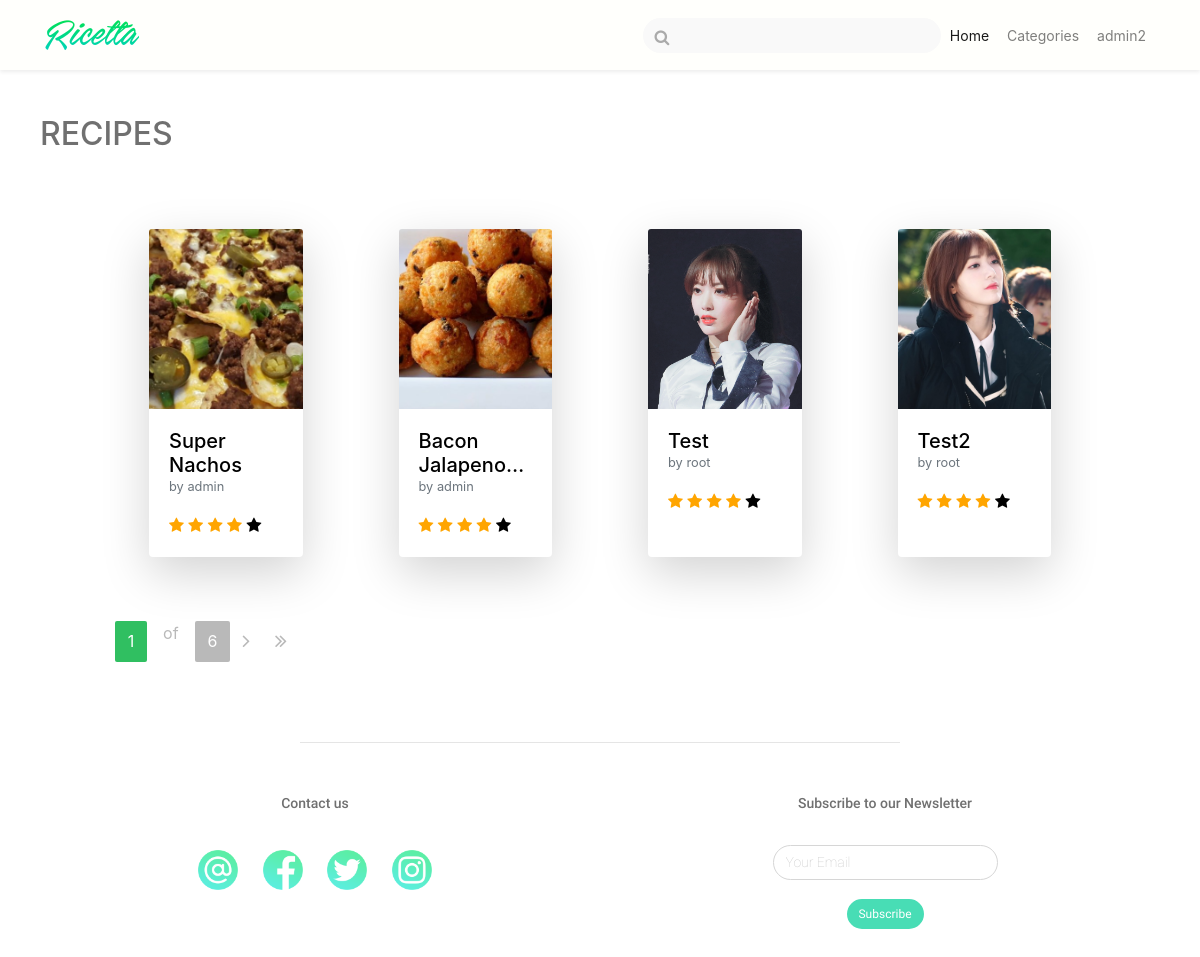
The app's page /recipelisttest (signed in) with its own data.
### recipes/models.py (models this page shows, shortened)
class Recipe(models.Model):
    name = models.CharField(max_length=100)
    description = models.TextField(null=True)
    category = models.ForeignKey(Category, on_delete=models.SET_NULL, related_name='categories', null=True)
    date_added = models.DateTimeField(default=dt.now())
    added_by = models.ForeignKey(User, on_delete=models.CASCADE)
    servings = models.IntegerField(validators=[MinValueValidator(0)], null=False, default=0)
    prep_time = models.DurationField()
    cook_time = models.DurationField()
    read_time = models.DurationField()
    picture = models.ImageField(upload_to='recipe_img', null=True)
    is_archived = models.BooleanField(default=False)

### recipes/views.py (the view)
# urls.py: path('recipelisttest', views.recipe_list, name='testrecipe'),
@login_required
def recipe_list(request): #category_id
    recipe_list = Recipe.objects.all()
    page = request.GET.get('page', 1)
    paginator = Paginator(recipe_list, 4)
    try:
        recipes = paginator.page(page)
    except PageNotAnInteger:
        recipes = paginator.page(1)
    except EmptyPage:
        recipes = paginator.page(paginator.num_pages)
    return render(request, 'recipelisttest.html', {'latest_recipes': recipes})
    pass

### recipes/templates/recipelisttest.html (shortened to what this page needs)
{% extends 'base-2.html' %}
{% load static %}
{% block body %}
<div class="container-fluid nav-padding">
  <div class="header-normal">
      <h2 class="header2-font"> RECIPES </h2>
  </div>
  <div id="recipesHome" class="container-fluid">
      <div class="row py-5">
          <div class="card-deck px-3">
          {% for recipe in latest_recipes %}
              <div class="card shadow-lg mx-5">
                  <a href="{% url 'recipes:detail' recipe.id %}" class="a-des">
                      {% if recipe.picture %}
                          <img class="card-img-top" src="{{ recipe.picture.url }}" alt="Card image cap">
                      {% else %}
                          <img class="card-img-top" src="{% static 'img/salad.jpg' %}" alt="Card image cap">
                      {% endif %}
                      <div class="card-body">
                          <h5 class="card-title mb-0">{{ recipe.name|truncatechars:15 }}</h5>
                          <p class="card-text mt-0"><small class="text-muted">by {{ recipe.added_by }}</small></p>
                          <span class="fa fa-star checked"></span>
                          <span class="fa fa-star checked"></span>
                          <span class="fa fa-star checked"></span>
                          <span class="fa fa-star checked"></span>
                          <span class="fa fa-star"></span>
                      </div>
                  </a>
              </div>
          {% endfor %}
          </div>
      </div>
      <div class="pagination">
      <span class="pagination-current">{{ latest_recipes.number }}</span>
      <span class="pagination-of">of</span>
      <span class="pagination-total">{{ latest_recipes.paginator.num_pages }}</span>
      {% if latest_recipes.has_next %}
        <a class="pagination-action" href="?page={{ latest_recipes.next_page_number }}">
          <i class="fa fa-angle-right" aria-hidden="true"></i>
        </a>
        <a class="pagination-action" href="?page={{ latest_recipes.paginator.num_pages }}">
          <i class="fa fa-angle-double-right" aria-hidden="true"></i>
        </a>
      {% endif %}
    </div>
    </div>
</div>
{% endblock %}

### recipes/templates/base-2.html (shortened to what this page needs)
{% load static %}
<html>
    <head>
        <link href="//maxcdn.bootstrapcdn.com/font-awesome/4.7.0/css/font-awesome.min.css" rel="stylesheet">
        <link rel="stylesheet" type="text/css" href="{% static 'recipes/bootstrap-4.1.0-dist/css/bootstrap.min.css' %}">
        <link rel="stylesheet" type="text/css" href="{% static 'css/fonts.css' %}">
        <link rel="stylesheet" type="text/css" href="{% static 'css/pages.css' %}">
    </head>
    <body>
        <nav class="ricetta-nav navbar navbar-expand-md navbar-light shadow-sm fixed-top">
            <div class="container">
                <a class="navbar-brand font-stackyard ricetta-header-sm" href="#">Ricetta</a>
                <div class="collapse navbar-collapse" id="navbar">
                    <ul class="navbar-nav ml-auto align-center-items">
                        <li class="nav-item">
                            <div class="form-group has-search" style="margin-bottom: 0px !important;">
                                <input type="text" class="form-control search-des">
                            </div>
                        </li>
                        <li class="nav-item">
                            <a class="nav-link btn btn-sm btn-link active" href="#">
                            Home
                            </a>
                        </li>
                        <li class="nav-item">
                            <a class="nav-link btn btn-sm btn-link" href="#">
                            Categories
                            </a>
                        </li>
                        <li class="nav-item">
                            <a class="nav-link btn btn-sm btn-link" href="{% url 'recipes:user_detail' %}">
                            {{ request.user.username }}
                            </a>
                        </li>
                    </ul>
                </div>
            </div>
        </nav>
        {% block body %}{% endblock %}
        <footer class="ricetta-footer">
            <hr class = "ricetta-footer-hr ricetta-pages-hr">
            <div class="container">
                <div class="row">
                    <div class="col-md-6" style="text-align:center">
                        <p class="footer-text font-roboto-medium ricetta-font-color">Contact us</p>
                        <img src="../static/icon/Email Icon.png" class="footer-icon">
                        <img src="../static/icon/Facebook Icon.png" class="footer-icon">
                        <img src="../static/icon/Twitter Icon.png" class="footer-icon">
                        <img src="../static/icon/Insta Icon.png" class="footer-icon">
                    </div>
                    <div class="col-md-6" style="text-align:center">
                        <p class="footer-text font-roboto-medium ricetta-font-color">Subscribe to our Newsletter</p>
                        <input type="text" class="footer-textbox" name="sub-email" placeholder="Your Email">
                        <br />
                        <button class="footer-button">Subscribe</button>
                    </div>
                </div>
            </div>
        </footer>
    </body>
</html>

### recipes/static/css/pages.css (style rules this page uses)
html, body { height: 100%; }
.a-des { color: #000000 !important; text-decoration: none !important; }
.nav-padding { padding-top: 70px; }
.ricetta-header-sm { font-size: 40px !important; text-align: center; text-transform: none; background: linear-gradient( #00e70f 0%, #00ccff 100%); -webkit-background-clip: text; -webkit-text-fill-color: transparent; }
.ricetta-nav { padding-top: 0px !important; padding-bottom: 0px !important; background-color: rgba(255, 255, 252, 1) !important; }
.align-center-items { align-items: center; }
.search-des { padding-top: 5px; border: none !important; border-radius: 20px !important; background-color: rgb(249, 249, 249) !important; }
.has-search .form-control { padding-left: 2.375rem; }
.card-img-top { width: 100%; height: 15vw; object-fit: cover; }
.card { border: none !important; }
.header-normal { padding-top: 25px; padding-bottom:20px; padding-left:25px; font-size: 25px; text-transform: capitalize; }
#recipesHome { padding-left: 100px; padding-right: 100px; }
.header2-font { margin-top:20px; font-size: 32px; color: #707070 }
.pagination { text-align: center; margin-top: 1em; }
.pagination-current, .pagination-total { padding: 0.5em 0.8em; border-radius: 2px; color: #fff; background-color: #30BF61; }
.pagination-total { background-color: #B9B9B9; }
.pagination-action { margin: 0 0.1em; display: inline-block; padding: 0.5em 0.5em; color: #B9B9B9; font-size: 1.3em; }
.pagination-of { color: #B9B9B9; padding: 0 1em; }
.checked { color: orange; }
.ricetta-font-color { color: #707070; }
.ricetta-pages-hr { margin-top: 30px; margin-bottom: 50px; }
.ricetta-footer-hr { width:50%; }
.ricetta-footer { width:100%; padding-top:50px; padding-bottom:50px; }
.footer-text { font-size:14px; text-align:center; }
.footer-icon { width:40px; height:40px; margin-top:20px; margin-left:10px; margin-right:10px; }
.footer-button { border-radius: 20px; background-color: #48DDB5; border: solid 2px #48DDB5; color: white; font-family: 'Roboto'; font-size: 12px; padding-top: 4px; padding-bottom: 4px; padding-left: 10px; padding-right: 10px; text-align: center; text-decoration: none; display: inline-block; margin: 4px 2px; }
.footer-textbox { border-radius: 20px; border-style: solid; border-width: 1px; border-color: #d6d6d6; color: #707070; font-family: 'Roboto T'; font-size: 14px; padding-top: 6px; padding-bottom: 6px; padding-left: 12px; padding-right: 12px; margin-top: 15px; margin-bottom: 15px; width: 225px; }
.footer-textbox::placeholder { color: #c6c6c6; }

### records on screen
Recipe: picture (picture), name "Super Nachos", added_by "admin"
Recipe: picture (picture), name "Bacon Jalapeno…", added_by "admin"
Recipe: picture (picture), name "Test", added_by "root"
Recipe: picture (picture), name "Test2", added_by "root"

### other values on screen
{{ request.user.username }} "admin2"
{{ latest_recipes.number }} "1"
{{ latest_recipes.paginator.num_pages }} "6"
